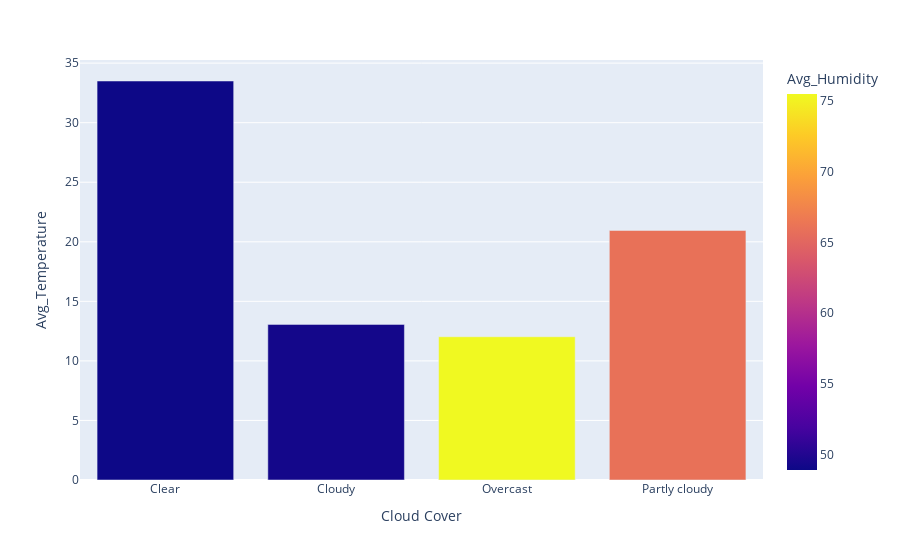
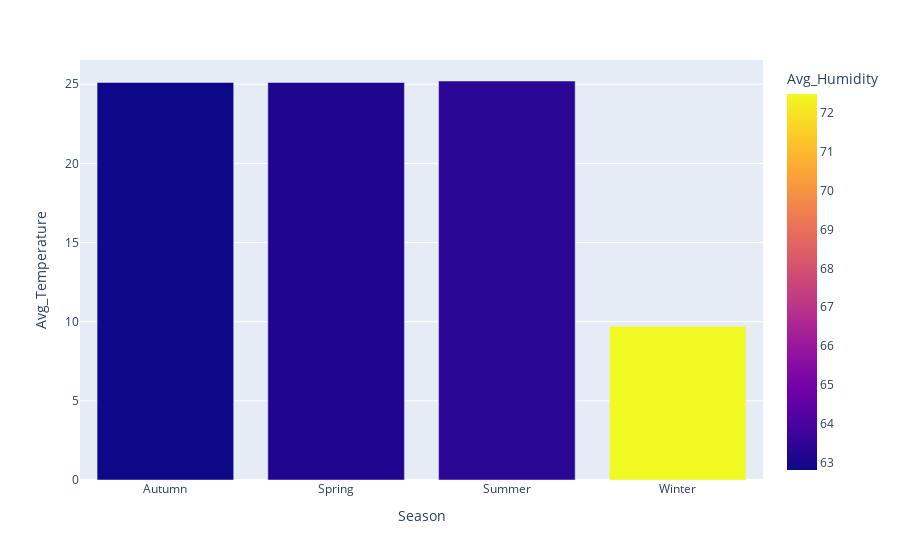
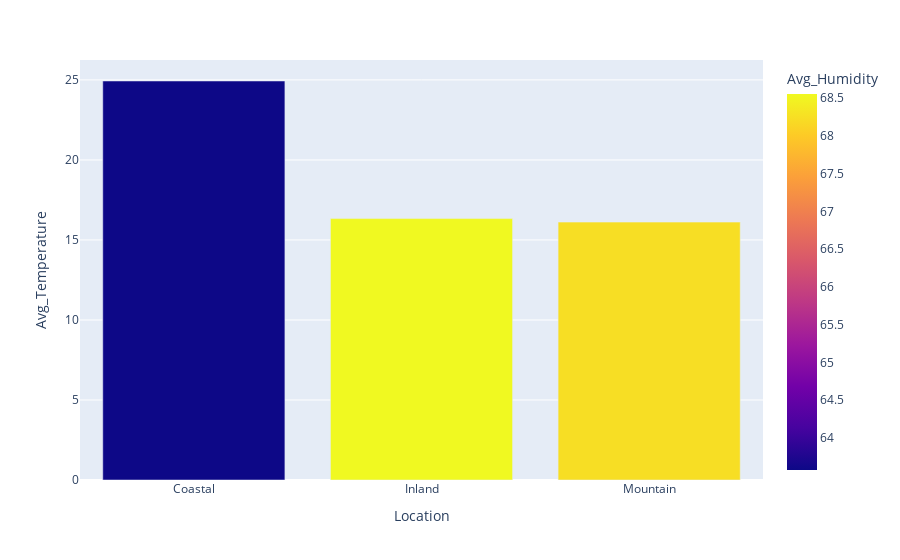
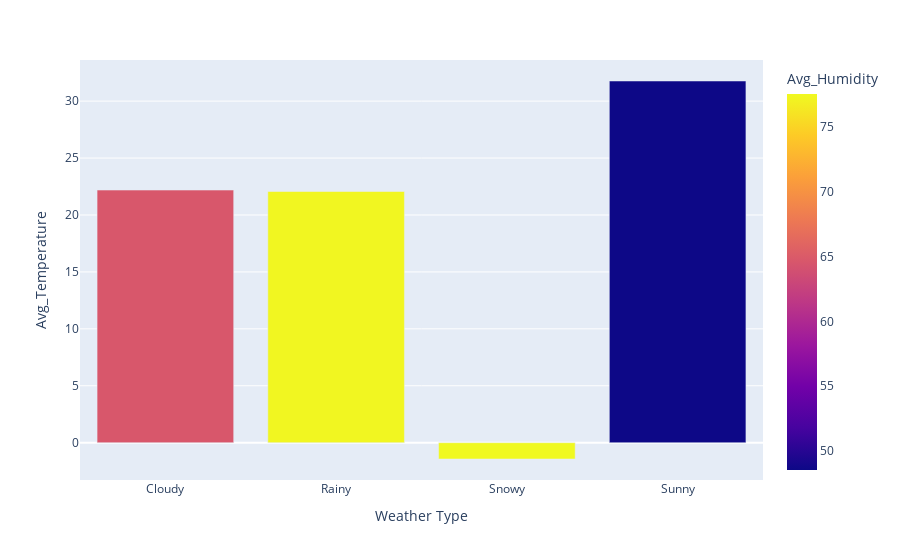

Source (notebook cell) for these figures, in order:
### Code cell
for i in clean_data.select_dtypes(include= "object") :
    df2 = clean_data.groupby(i).agg(Avg_Temperature = ("Temperature" , "mean") , Avg_Humidity = ("Humidity" , "mean")).reset_index()
    fig = px.bar(df2, x= i, y= "Avg_Temperature" , color="Avg_Humidity")
    fig.show()

### Figure 1 — Plotly figure (JSON) as saved in the notebook; plotly's stock layout.template omitted (floating-point values rounded to 4 significant figures)
{"data": [{"hovertemplate": "Cloud Cover=%{x}<br>Avg_Temperature=%{y}<br>Avg_Humidity=%{marker.color}<extra></extra>", "legendgroup": "", "marker": {"color": [48.92, 49.27, 75.48, 65.96], "coloraxis": "coloraxis", "pattern": {"shape": ""}}, "name": "", "orientation": "v", "showlegend": false, "textposition": "auto", "type": "bar", "x": ["Clear", "Cloudy", "Overcast", "Partly cloudy"], "xaxis": "x", "y": [33.5, 13.06, 12.03, 20.95], "yaxis": "y"}], "layout": {"barmode": "relative", "coloraxis": {"colorbar": {"title": {"text": "Avg_Humidity"}}, "colorscale": [[0, "#0d0887"], [0.1111, "#46039f"], [0.2222, "#7201a8"], [0.3333, "#9c179e"], [0.4444, "#bd3786"], [0.5556, "#d8576b"], [0.6667, "#ed7953"], [0.7778, "#fb9f3a"], [0.8889, "#fdca26"], [1, "#f0f921"]]}, "legend": {"tracegroupgap": 0}, "margin": {"t": 60}, "xaxis": {"anchor": "y", "domain": [0, 1], "title": {"text": "Cloud Cover"}}, "yaxis": {"anchor": "x", "domain": [0, 1], "title": {"text": "Avg_Temperature"}}}}

### Figure 2 — Plotly figure (JSON) as saved in the notebook; plotly's stock layout.template omitted (floating-point values rounded to 4 significant figures)
{"data": [{"hovertemplate": "Season=%{x}<br>Avg_Temperature=%{y}<br>Avg_Humidity=%{marker.color}<extra></extra>", "legendgroup": "", "marker": {"color": [62.82, 63.15, 63.34, 72.48], "coloraxis": "coloraxis", "pattern": {"shape": ""}}, "name": "", "orientation": "v", "showlegend": false, "textposition": "auto", "type": "bar", "x": ["Autumn", "Spring", "Summer", "Winter"], "xaxis": "x", "y": [25.11, 25.11, 25.2, 9.718], "yaxis": "y"}], "layout": {"barmode": "relative", "coloraxis": {"colorbar": {"title": {"text": "Avg_Humidity"}}, "colorscale": [[0, "#0d0887"], [0.1111, "#46039f"], [0.2222, "#7201a8"], [0.3333, "#9c179e"], [0.4444, "#bd3786"], [0.5556, "#d8576b"], [0.6667, "#ed7953"], [0.7778, "#fb9f3a"], [0.8889, "#fdca26"], [1, "#f0f921"]]}, "legend": {"tracegroupgap": 0}, "margin": {"t": 60}, "xaxis": {"anchor": "y", "domain": [0, 1], "title": {"text": "Season"}}, "yaxis": {"anchor": "x", "domain": [0, 1], "title": {"text": "Avg_Temperature"}}}}

### Figure 3 — Plotly figure (JSON) as saved in the notebook; plotly's stock layout.template omitted (floating-point values rounded to 4 significant figures)
{"data": [{"hovertemplate": "Location=%{x}<br>Avg_Temperature=%{y}<br>Avg_Humidity=%{marker.color}<extra></extra>", "legendgroup": "", "marker": {"color": [63.57, 68.55, 68.24], "coloraxis": "coloraxis", "pattern": {"shape": ""}}, "name": "", "orientation": "v", "showlegend": false, "textposition": "auto", "type": "bar", "x": ["Coastal", "Inland", "Mountain"], "xaxis": "x", "y": [24.93, 16.34, 16.11], "yaxis": "y"}], "layout": {"barmode": "relative", "coloraxis": {"colorbar": {"title": {"text": "Avg_Humidity"}}, "colorscale": [[0, "#0d0887"], [0.1111, "#46039f"], [0.2222, "#7201a8"], [0.3333, "#9c179e"], [0.4444, "#bd3786"], [0.5556, "#d8576b"], [0.6667, "#ed7953"], [0.7778, "#fb9f3a"], [0.8889, "#fdca26"], [1, "#f0f921"]]}, "legend": {"tracegroupgap": 0}, "margin": {"t": 60}, "xaxis": {"anchor": "y", "domain": [0, 1], "title": {"text": "Location"}}, "yaxis": {"anchor": "x", "domain": [0, 1], "title": {"text": "Avg_Temperature"}}}}

### Figure 4 — Plotly figure (JSON) as saved in the notebook; plotly's stock layout.template omitted (floating-point values rounded to 4 significant figures)
{"data": [{"hovertemplate": "Weather Type=%{x}<br>Avg_Temperature=%{y}<br>Avg_Humidity=%{marker.color}<extra></extra>", "legendgroup": "", "marker": {"color": [64.68, 77.35, 77.52, 48.55], "coloraxis": "coloraxis", "pattern": {"shape": ""}}, "name": "", "orientation": "v", "showlegend": false, "textposition": "auto", "type": "bar", "x": ["Cloudy", "Rainy", "Snowy", "Sunny"], "xaxis": "x", "y": [22.19, 22.06, -1.431, 31.77], "yaxis": "y"}], "layout": {"barmode": "relative", "coloraxis": {"colorbar": {"title": {"text": "Avg_Humidity"}}, "colorscale": [[0, "#0d0887"], [0.1111, "#46039f"], [0.2222, "#7201a8"], [0.3333, "#9c179e"], [0.4444, "#bd3786"], [0.5556, "#d8576b"], [0.6667, "#ed7953"], [0.7778, "#fb9f3a"], [0.8889, "#fdca26"], [1, "#f0f921"]]}, "legend": {"tracegroupgap": 0}, "margin": {"t": 60}, "xaxis": {"anchor": "y", "domain": [0, 1], "title": {"text": "Weather Type"}}, "yaxis": {"anchor": "x", "domain": [0, 1], "title": {"text": "Avg_Temperature"}}}}
